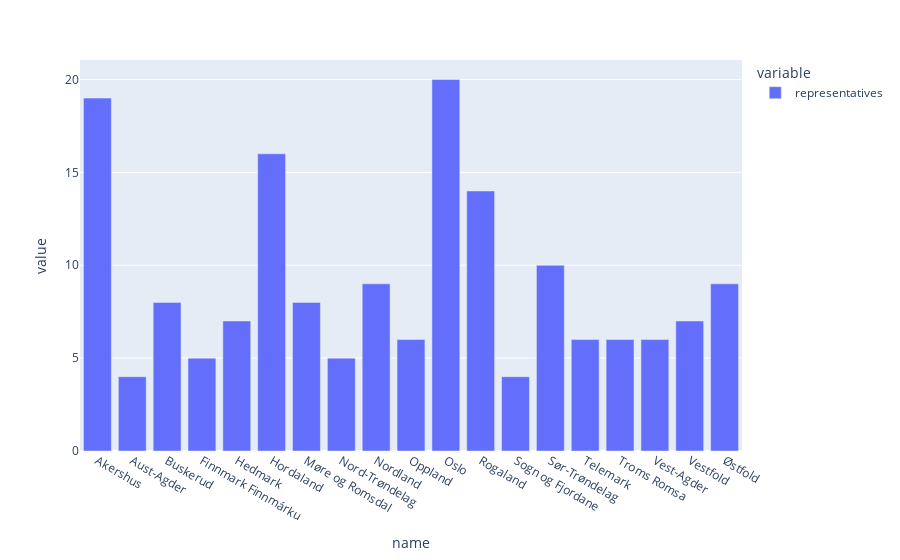

Notebook source saved alongside this figure:
### Code cell
px.bar(norway.district_representatives)

### Figure 1 — Plotly figure (JSON) as saved in the notebook; plotly's stock layout.template omitted (floating-point values rounded to 4 significant figures)
{"data": [{"alignmentgroup": "True", "hovertemplate": "variable=representatives<br>name=%{x}<br>value=%{y}<extra></extra>", "legendgroup": "representatives", "marker": {"color": "#636efa"}, "name": "representatives", "offsetgroup": "representatives", "orientation": "v", "showlegend": true, "textposition": "auto", "type": "bar", "x": ["Akershus", "Aust-Agder", "Buskerud", "Finnmark Finnmárku", "Hedmark", "Hordaland", "Møre og Romsdal", "Nord-Trøndelag", "Nordland", "Oppland", "Oslo", "Rogaland", "Sogn og Fjordane", "Sør-Trøndelag", "Telemark", "Troms Romsa", "Vest-Agder", "Vestfold", "Østfold"], "xaxis": "x", "y": [19, 4, 8, 5, 7, 16, 8, 5, 9, 6, 20, 14, 4, 10, 6, 6, 6, 7, 9], "yaxis": "y"}], "layout": {"barmode": "relative", "legend": {"title": {"text": "variable"}, "tracegroupgap": 0}, "margin": {"t": 60}, "xaxis": {"anchor": "y", "domain": [0, 1], "title": {"text": "name"}}, "yaxis": {"anchor": "x", "domain": [0, 1], "title": {"text": "value"}}}}
